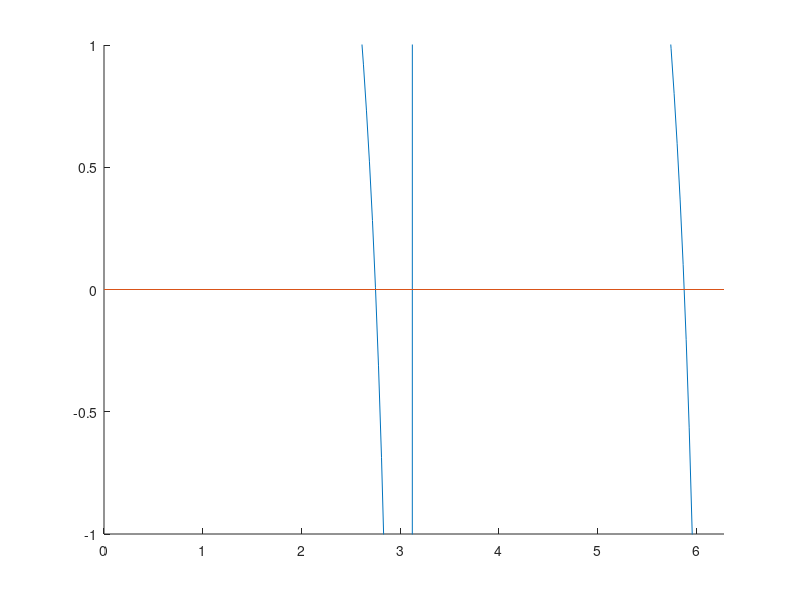
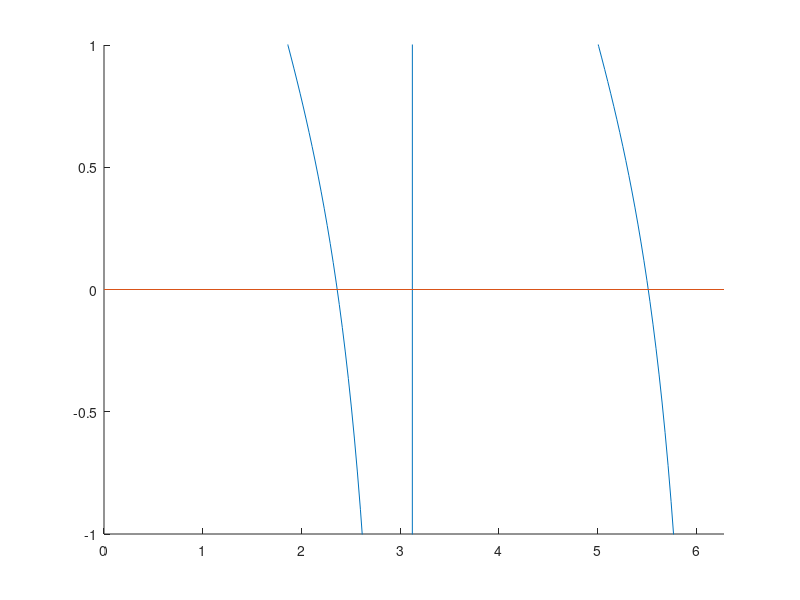

Write the MATLAB code that produced these figures, in order.
%% getting approximate phi2 values: 4 answers

psi = 3*pi/2;
s1 = 0.1;
s3 = 0.1;
s2 = sqrt(1-s1^2-s3^2);

a = cos(psi/2);
b = sin(psi/2)*s2;
c = sin(psi/2)^2*(s1^2+s3^2);

phi2 = linspace(0,2*pi-0.2,200);
f_plus = 1+sqrt(1-c./sin(phi2/2).^2)+cos(phi2)./sin(phi2)*2*b-2*a;
f_minus = 1-sqrt(1-c./sin(phi2/2).^2)+cos(phi2)./sin(phi2)*2*b-2*a;

figure(1)
hold on
plot(phi2,f_plus)
axis([0,2*pi,-1,1])
plot([0 2*pi],[0 0])

% phi2 = 2.75119, f_plus = 0.00703616
% phi2 in (5.8692, 5.89977), f_plus in (-0.2053, 0.10149)

figure(2)
hold on
plot(phi2,f_minus)
axis([0,2*pi,-1,1])
plot([0 2*pi],[0 0])

% phi2 in (2.3538, 2.38436), f_minus in (-0.0611616, 0.0267962)
% phi2 in (5.50238, 5.53295) f_minus in (-0.049898, 0.0364394)

%% zoning in on values correct up to 4 sig figs
phi2_val = [2.750, 2.751, 2.75119, 2.752];
f = zeros(length(phi2_val),1);
for i = 1:length(phi2_val)
    f(i) = 1+sqrt(1-c./sin(phi2_val(i)/2).^2)+cos(phi2_val(i))./sin(phi2_val(i))*2*b-2*a;
end

phi2_val = [5.8692, 5.878, 5.879, 5.880];
f = zeros(length(phi2_val),1);
for i = 1:length(phi2_val)
    f(i) = 1+sqrt(1-c./sin(phi2_val(i)/2).^2)+cos(phi2_val(i))./sin(phi2_val(i))*2*b-2*a;
end

phi2_val = [2.361,2.362,2.363,2.364,2.365,2.366];
f = zeros(length(phi2_val),1);
for i = 1:length(phi2_val)
    f(i) = 1-sqrt(1-c./sin(phi2_val(i)/2).^2)+cos(phi2_val(i))./sin(phi2_val(i))*2*b-2*a;
end

phi2_val = [5.515, 5.516, 5.517, 5.518, 5.52];
f = zeros(length(phi2_val),1);
for i = 1:length(phi2_val)
    f(i) = 1-sqrt(1-c./sin(phi2_val(i)/2).^2)+cos(phi2_val(i))./sin(phi2_val(i))*2*b-2*a;
end

%% checking is phi2 values are admissible
phi2_test = [2.752; 5.880; 2.363; 5.516];

theta_test = zeros(4,2);
eq1_test = zeros(4,2);
for i = 1:length(phi2_test)
    theta_test(i,1) = acos((2*a-1-cos(phi2_test(i)))/(1-cos(phi2_test(i))));
    theta_test(i,2) = -theta_test(i,1);
    eq1_test(i,1) = sin(theta_test(i,1)/2)^2*sin(phi2_test(i))-b;
    eq1_test(i,2) = sin(theta_test(i,2)/2)^2*sin(phi2_test(i))-b;
end

phi1_test = phi2_test/2+atan2(s1,-s3);

